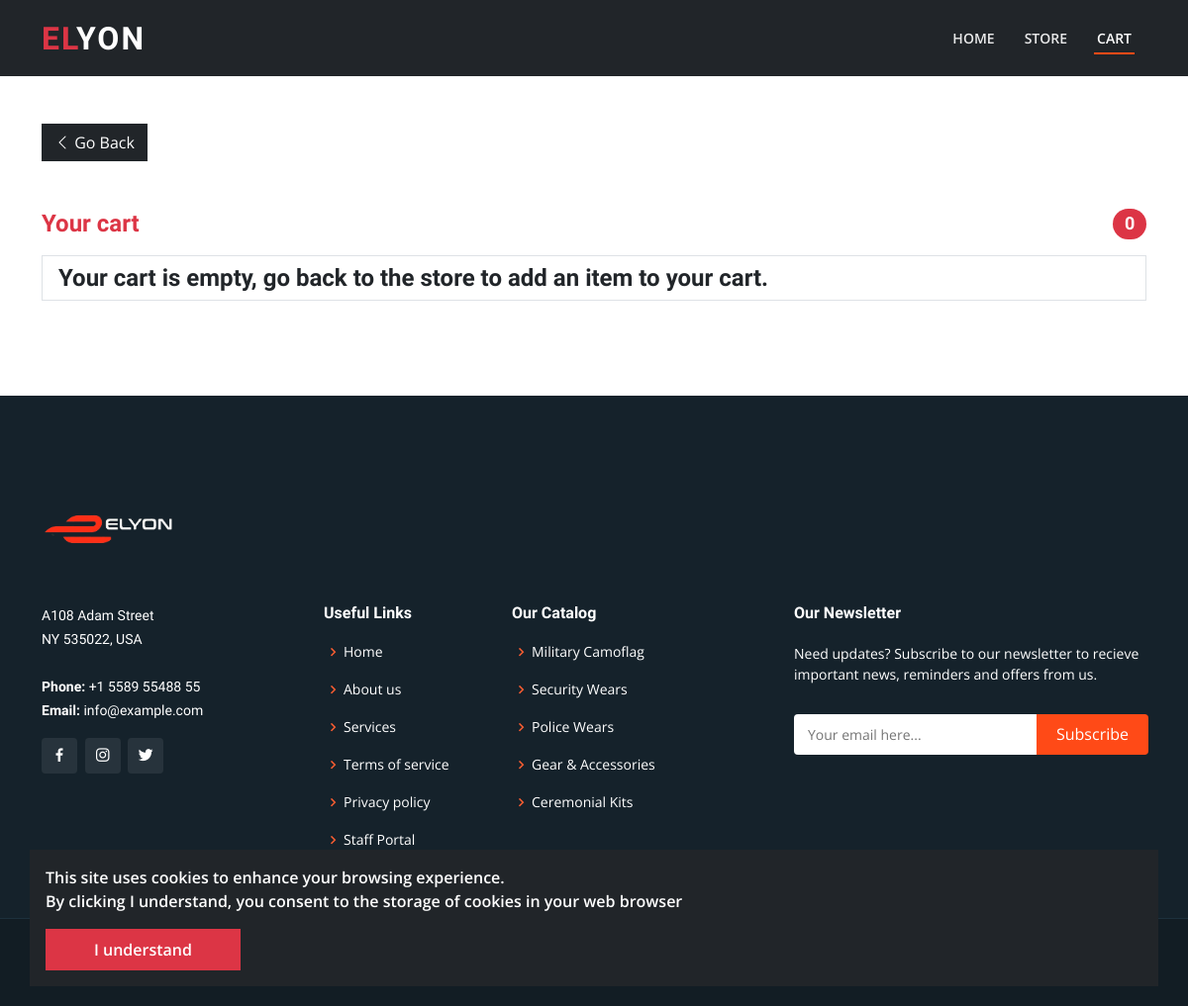
The page /store/cart/ (signed in) on the database as committed earlier.
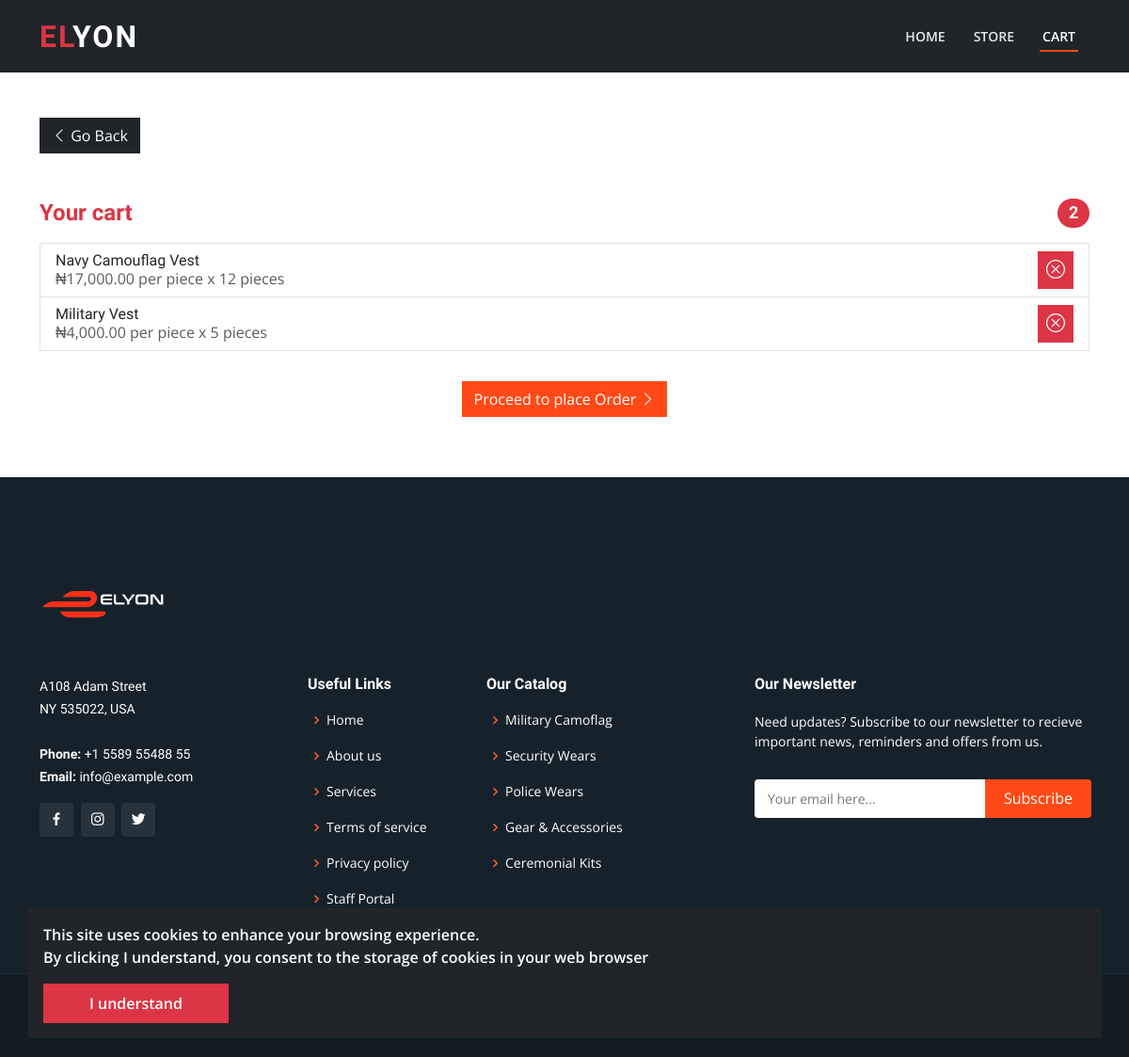
The same page on the database as committed later.
### store/models.py (models this page shows, shortened)
class ShoppingCart(models.Model):
    owner = models.ForeignKey('Customer', on_delete=models.CASCADE)
    items = models.ManyToManyField("OrderItem", blank=True)

class OrderItem(DbModel):
    ORDER_ITEM_TYPE = (
        ('pieces', 'Pieces'),
        ('bundle', 'Bundle'),
    )
    product = models.ForeignKey("Product", on_delete=models.CASCADE)
    quantity = models.IntegerField()
    quantity_type = models.CharField(max_length=20, choices=ORDER_ITEM_TYPE, default='pieces')

class Product(DbModel):
    name = models.CharField(max_length=200)
    slug = models.SlugField(max_length=200, blank=True, null=True)
    description = models.TextField(blank=True, null=True)
    price_per_piece = models.DecimalField(max_digits=1000, decimal_places=2)
    price_per_bundle = models.DecimalField(max_digits=1000, decimal_places=2, blank=True, null=True)
    receivable = models.ForeignKey("core.Receivable", on_delete=models.CASCADE, related_name='parent')
    images = models.ManyToManyField("core.File", blank=True)
    category = models.ForeignKey("Category", on_delete=models.CASCADE, blank=True, null=True)
    tags = models.ManyToManyField("Tag",  blank=True, related_name='tags')

### store/views.py (the view)
# urls.py: path('cart/', cart_view, name="cart"),
def cart_view(request:HttpRequest):
    template = 'store/cart.html'
    cart = None
    customer = get_or_create_customer(request)
    cart = customer.cart
    ctx = {
        'active_nav': 'cart',
        'cart': cart,
        'page_title': "Your Cart"
    }
    if request.method == "POST":
        data = request.POST
        item = OrderItem.objects.get(id=data['item_id'])
        product = item.product.name
        item.delete()
        messages.success(request, f"You removed {product} from your order!")
    return render(request, template, ctx)

### core/context_processors.py (called while the page is built)
def messages(request):
    unread_messages = Message.objects.filter(read_status=False).order_by('-id')
    context = {
        'unread_messages': unread_messages,
        'unread_messages_count': unread_messages.count(),
    }
    return context

def catalog(request):
    settings = SiteSettings.objects.get(id=1)
    _catalog = settings.catalog_items.all()
    context = {
        'catalog': _catalog.order_by('-id'),
        'catalog_count': _catalog.count(),
    }
    return context

def notifications(request):
    unread_notifications = Notification.objects.filter(read_status=False).order_by('-id')
    context = {
        'unread_notifications': unread_notifications,
        'unread_notifications_count': unread_notifications.count(),
    }
    return context

### store/context_processors.py (called while the page is built)
def store_context(request):
    context = {
        'products': Product.objects.all(),
    }
    return context

### store/views.py (called while the page is built, shortened)
def get_or_create_customer(request):
    if request.user.is_authenticated:
        customer, created = Customer.objects.get_or_create(user=request.user)
        if not customer.cart:
            customer.cart = ShoppingCart.objects.create(owner=customer)
            customer.save()
    return customer

### templates/store/cart.html (shortened to what this page needs)
{% extends "./base.html" %}
{% load static humanize %}
{% block content %}
<div class="container py-5">
    <a href="{% url 'store:home' %}" class="btn btn-dark rounded-0"> <i class="bi bi-chevron-left"></i> Go Back </a>
    <h4 class="d-flex justify-content-between align-items-center mb-3 mt-5">
      <span class="text-danger bold">Your cart</span>
      <span class="badge bg-danger rounded-pill"> {{cart.items.count|default:"0"}} </span>
    </h4>
    <ul class="list-group mb-3">
        {% for item in cart.items.all %}
            <li class="list-group-item rounded-0 d-flex align-items-center justify-content-between lh-sm">
                <div>
                    <h6 class="my-0">{{ item.product.name }}</h6>
                    <span class="text-body-secondary">
                        {% if item.quantity_type == 'bundle' %}
                            ₦{{item.product.price_per_bundle|intcomma}} per bundle x {{ item.quantity }} bundles
                        {% else %}
                            ₦{{item.product.price_per_piece|intcomma}} per piece x {{ item.quantity }} pieces
                        {% endif %}
                    </span>
                </div>
                <div>
                    <button type="submit" form="cart-form-{{forloop.counter0}}" class="btn btn-sm btn-danger rounded-0"> <i style="font-size: 20px;" class="bi bi-x-circle"></i> </button>
                </div>
            </li>
        {% empty %}
            <li class="list-group-item rounded-0 d-flex align-items-center justify-content-between lh-sm">
                <h4 class="my-0 bold">Your cart is empty, go back to the store to add an item to your cart.</h4>
            </li>
        {% endfor %}
    </ul>
    <div class="text-center py-3">
        {% if cart.items.count > 0 %}
            <a href="{% url 'store:checkout' %}" class="btn bg-orange text-white rounded-0"> Proceed to place Order <i class="bi bi-chevron-right"></i> </a>
        {% endif %}
    </div>
</div>
{% endblock content %}

Rows that differ between the two databases and show on the page:
computed for ShoppingCart: items.count "0" → "2"
added OrderItem: product.name "Navy Camouflag Vest", product.price_per_piece "17,000.00", quantity "12"
added OrderItem: product.name "Military Vest", product.price_per_piece "4,000.00", quantity "5"
Other text that changed with them:
text no longer shown: "Your cart is empty, go back to the store to add an item to your cart."
text now shown: "Proceed to place Order"
